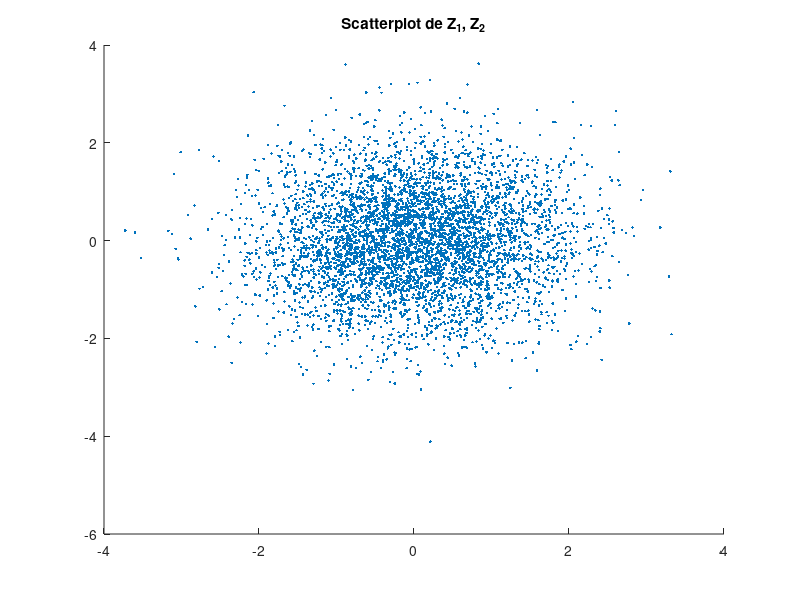
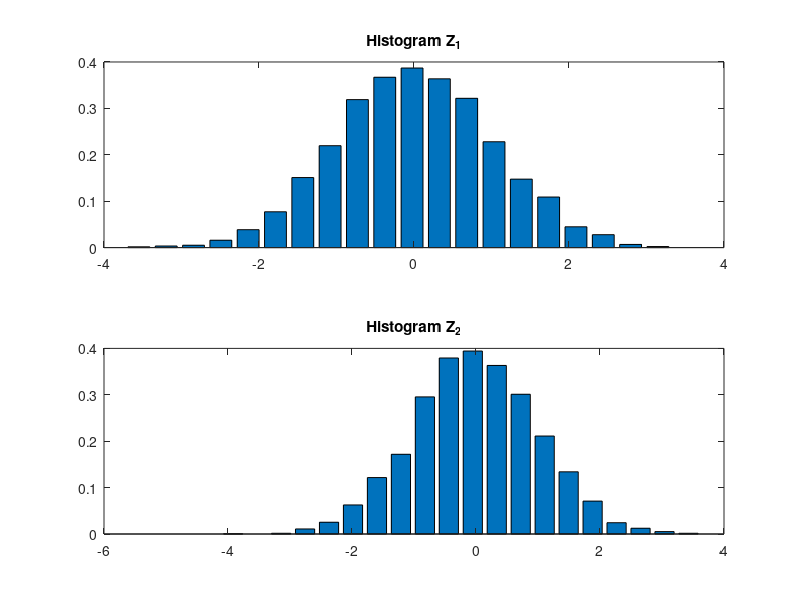
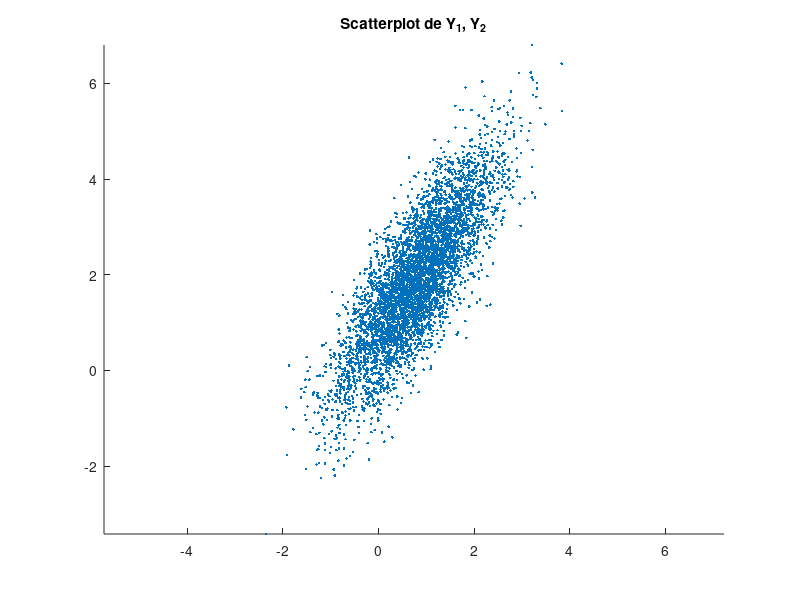
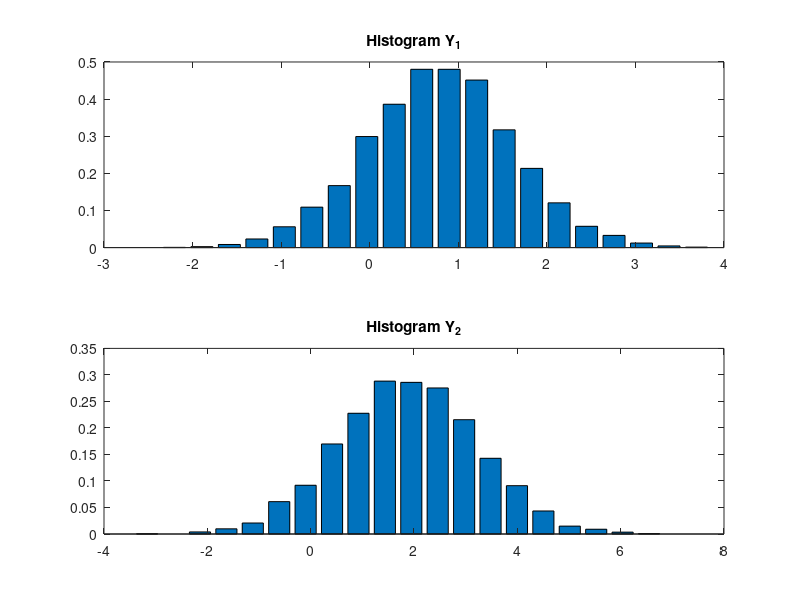

Reproduce these figures in MATLAB, in order.
pkg load statistics;

# Actividad 1

N = 5000;

Z = normrnd(0, 1, N, 2);

figure();
scatter(Z(:, 1), Z(:, 2), '.');
title('Scatterplot de Z_1, Z_2');

nbins = 20;

figure();
subplot(2, 1, 1);
[h, xc] = hist(Z(:, 1), nbins);
bar(xc, h / (sum(h) * (xc(2) - xc(1))));
title('Histogram Z_1');

subplot(2, 1, 2);
[h, xc] = hist(Z(:, 2), nbins);
bar(xc, h / (sum(h) * (xc(2) - xc(1))));
title('Histogram Z_2');

C_Y = [0.7 0.9; 0.9 1.75];
mu_Y = [0.8; 1.9];

[P D] = eig(C_Y);

A = P * sqrt(D);
disp(A);

% Trabajo con todos los vectores traspuestos, esto es A*Z + b si las VA estuvieran en filas.
Y = Z*A' + mu_Y';

figure();
scatter(Y(:, 1), Y(:, 2), '.');
title('Scatterplot de Y_1, Y_2');
axis square equal;

figure();
subplot(2, 1, 1);
[h, xc] = hist(Y(:, 1), nbins);
bar(xc, h / (sum(h) * (xc(2) - xc(1))));
title('Histogram Y_1');

subplot(2, 1, 2);
[h, xc] = hist(Y(:, 2), nbins);
bar(xc, h / (sum(h) * (xc(2) - xc(1))));
title('Histogram Y_2');

% Actividad 2

C_X = [0.7 0.9; 0.9 1.75];
mu_X = [0.8; 1.9];

X = mvnrnd(mu_X, C_X, N);

figure();
scatter(X(:, 1), X(:, 2), '.');
title('Scatterplot de X_1, X_2');
axis square equal;

figure();
subplot(2, 1, 1);
[h, xc] = hist(X(:, 1), nbins);
bar(xc, h / (sum(h) * (xc(2) - xc(1))));
title('Histogram X_1');

subplot(2, 1, 2);
[h, xc] = hist(X(:, 2), nbins);
bar(xc, h / (sum(h) * (xc(2) - xc(1))));
title('Histogram X_2');

[P D] = eig(C_X);

A = P';
b = -A*mu_X;

Y = X*A' + b';

figure();
scatter(Y(:, 1), Y(:, 2), '.');
title('Scatterplot de Y_1, Y_2');
axis square equal;

figure();
subplot(2, 1, 1, 'align');
[h, xc] = hist(Y(:, 1), nbins);
bar(xc, h / (sum(h) * (xc(2) - xc(1))));
title('Histogram Y_1');

subplot(2, 1, 2);
[h, xc] = hist(Y(:, 2), nbins);
bar(xc, h / (sum(h) * (xc(2) - xc(1))));
title('Histogram Y_2');

